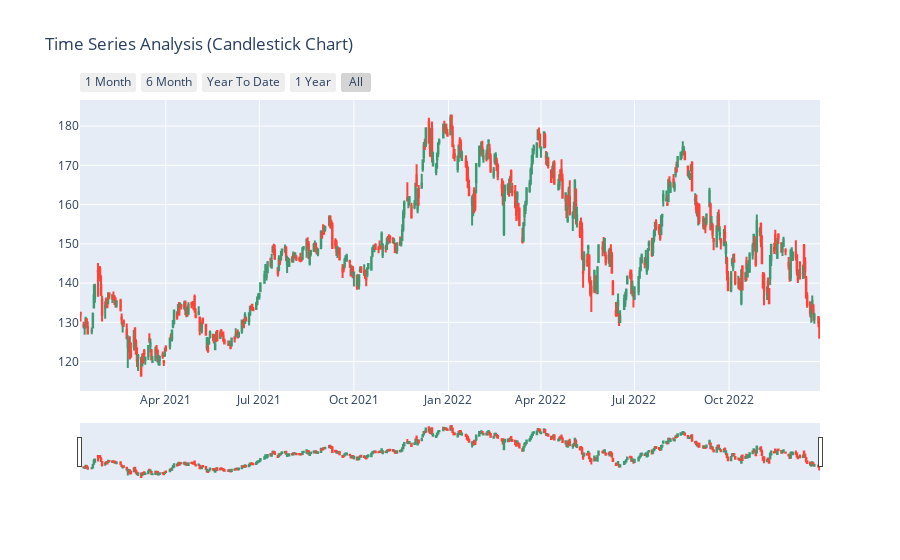

Source (notebook cell):
### Code cell
import plotly.graph_objects as go
figure=go.Figure(data=[go.Candlestick(x=data.index,open=data["Open"],high=data["High"],low=data["Low"],close=data["Close"])])
figure.update_layout(title="Time Series Analysis (Candlestick Chart)")
figure.update_xaxes(
    rangeslider_visible = True,
    rangeselector = dict(
        buttons = list([
            dict(count = 1, label = "1 Month", step = "month", stepmode = "backward"),
            dict(count = 6, label = "6 Month", step = "month", stepmode = "backward"),
            dict(count = 1, label = "Year To Date", step = "year", stepmode = "todate"),
            dict(count = 1, label = "1 Year", step = "year", stepmode = "backward"),
            dict(label = "All",step = "all")
        ])
    )
)
figure.show(width=12)

### Figure 1 — Plotly figure (JSON) as saved in the notebook; plotly's stock layout.template omitted (floating-point values rounded to 4 significant figures; data arrays with more than 128 entries replaced by an {"elided": "..."} marker saying what was removed)
{"data": [{"close": {"elided": "497 float values"}, "high": {"elided": "497 float values"}, "low": {"elided": "497 float values"}, "open": {"elided": "497 float values"}, "type": "candlestick", "x": {"elided": "497 str values"}}], "layout": {"title": {"text": "Time Series Analysis (Candlestick Chart)"}, "xaxis": {"rangeselector": {"buttons": [{"count": 1, "label": "1 Month", "step": "month", "stepmode": "backward"}, {"count": 6, "label": "6 Month", "step": "month", "stepmode": "backward"}, {"count": 1, "label": "Year To Date", "step": "year", "stepmode": "todate"}, {"count": 1, "label": "1 Year", "step": "year", "stepmode": "backward"}, {"label": "All", "step": "all"}]}, "rangeslider": {"visible": true}}}}
